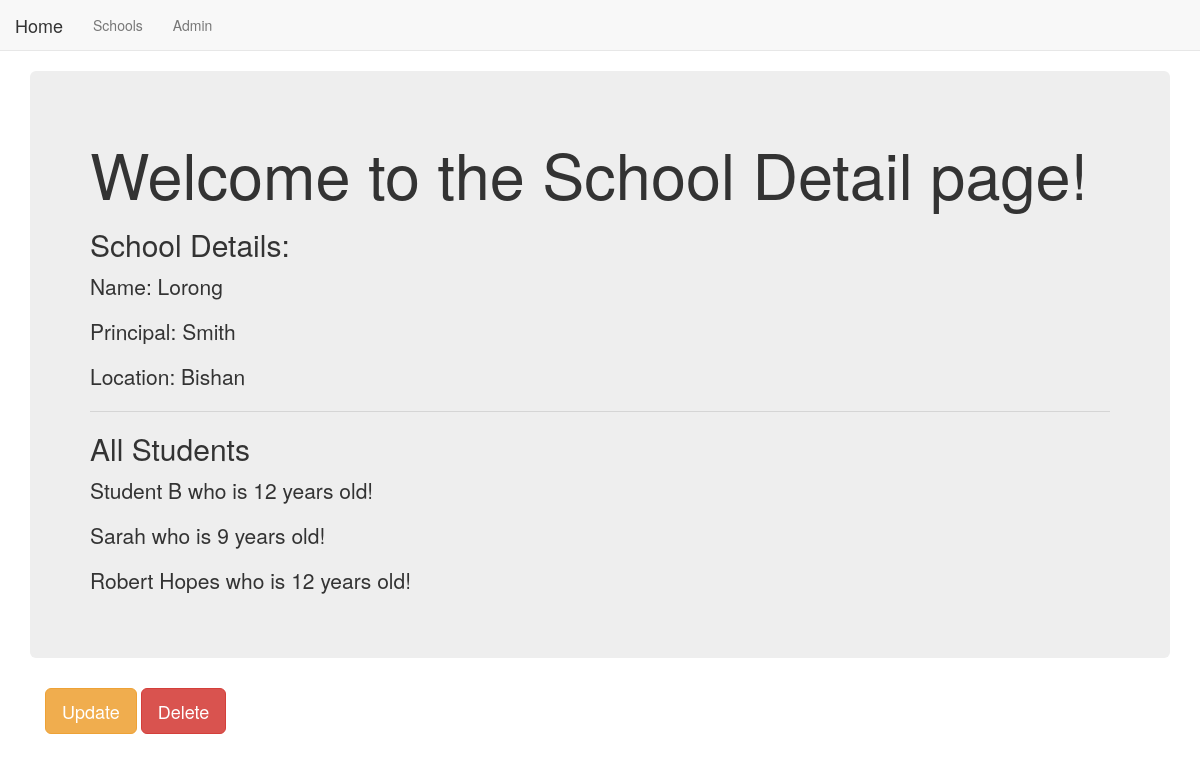
The page /basic_app/2/ on the database as committed earlier.
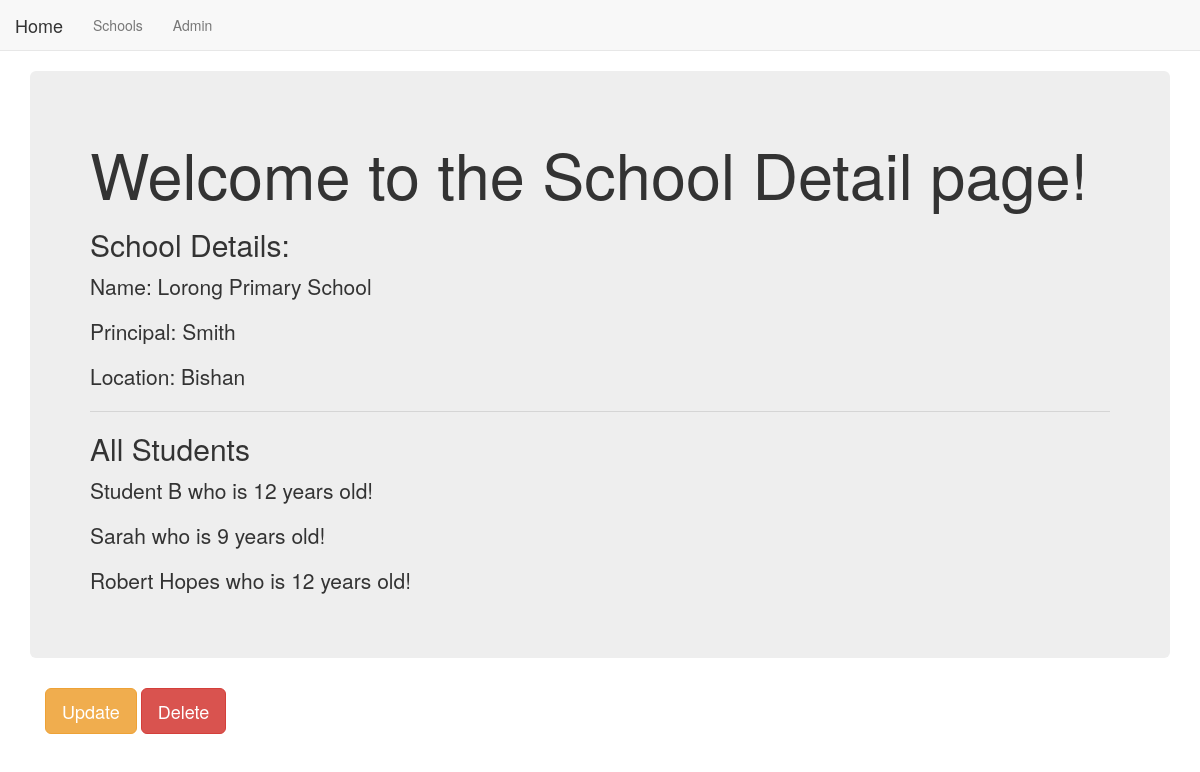
The same page on the database as committed later.
### basic_app/models.py (models this page shows, shortened)
class School(models.Model):
    name = models.CharField(max_length=256)
    principal = models.CharField(max_length=256)
    location = models.CharField(max_length=256)

### basic_app/views.py (the view)
# urls.py: url(r'^(?P<pk>\d+)/$', views.SchoolDetailView.as_view(), name='detail'),
class SchoolDetailView(DetailView):
    context_object_name = 'school_detail'
    model = models.School
    template_name = 'basic_app/school_detail.html'

### basic_app/templates/basic_app/school_detail.html (shortened to what this page needs)
{% extends "basic_app/basic_app_base.html" %}
{% block body_block %}
<div class='jumbotron'>
    <h1>Welcome to the School Detail page!</h1>
    <h2>School Details:</h2>
    <p>Name: {{ school_detail.name }}</p>
    <p>Principal: {{ school_detail.principal }}</p>
    <p>Location: {{ school_detail.location }}</p>
    <hr>
    <h2>All Students</h2>
    {% for student in school_detail.students.all %}
        <p>{{ student.name }} who is {{ student.age }} years old!</p>
    {% endfor %}
</div>
<div class="container">
    <p>
        <a class="btn btn-warning btn-lg" href="{% url 'basic_app:school_update' pk=school_detail.pk %}">Update</a>
        <a class="btn btn-danger btn-lg" href="{% url 'basic_app:school_delete' pk=school_detail.pk %}">Delete</a>
    </p>
</div>
{% endblock body_block %}

Rows that differ between the two databases and show on the page:
changed School "Smith": name "Lorong" → "Lorong Primary School"
